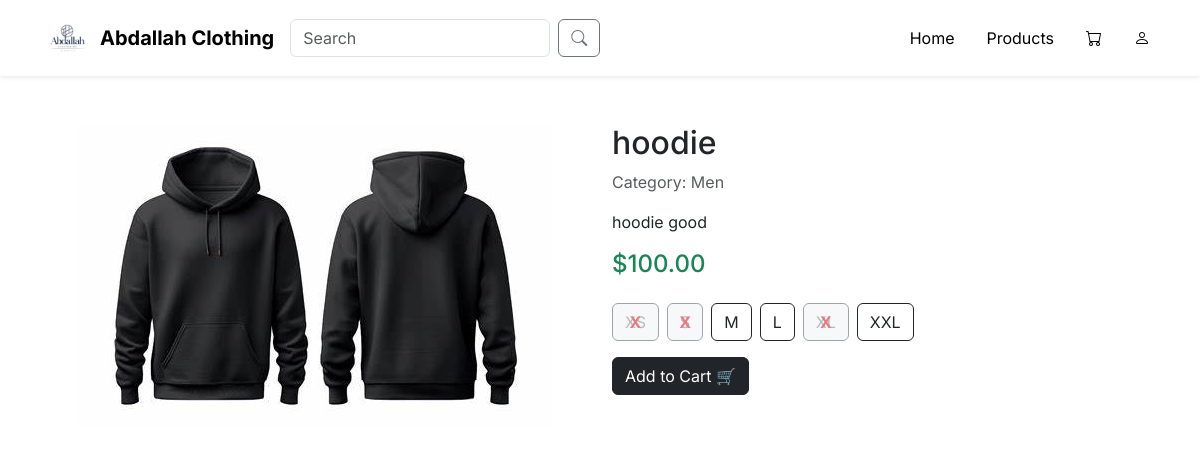
The page /product.php?id=4 on the database its author committed.
### tables this page shows
CREATE TABLE `products` (
  `id` int(11) NOT NULL,
  `name` varchar(100) NOT NULL,
  `price` float NOT NULL,
  `discount` float NOT NULL DEFAULT 0,
  `description` text DEFAULT NULL,
  `image` varchar(255) DEFAULT NULL,
  `category_id` int(11) DEFAULT NULL,
  `stock_xs` int(11) NOT NULL DEFAULT 0,
  `stock_s` int(11) NOT NULL DEFAULT 0,
  `stock_m` int(11) NOT NULL DEFAULT 0,
  `stock_l` int(11) NOT NULL DEFAULT 0,
  `stock_xl` int(11) NOT NULL DEFAULT 0,
  `stock_xxl` int(11) NOT NULL DEFAULT 0
);

CREATE TABLE `categories` (
  `id` int(11) NOT NULL,
  `name` varchar(50) NOT NULL
);

### product.php (the view, shortened to what this page needs)
<?php
include 'db.php';
$id = (int) $_GET['id'];
$stmt = mysqli_prepare($conn, "SELECT products.*, categories.name AS catname FROM products JOIN categories ON products.category_id = categories.id WHERE products.id = ?");
mysqli_stmt_bind_param($stmt, 'i', $id);
mysqli_stmt_execute($stmt);
$result = mysqli_stmt_get_result($stmt);
$product = mysqli_fetch_assoc($result);
$sizes = ['XS','S','M','L','XL','XXL'];
$stock_stmt = mysqli_prepare($conn, "SELECT size, quantity FROM product_sizes WHERE product_id = ?");
mysqli_stmt_bind_param($stock_stmt, 'i', $id);
mysqli_stmt_execute($stock_stmt);
$stock_res = mysqli_stmt_get_result($stock_stmt);
$stock_data = [];
while ($row = mysqli_fetch_assoc($stock_res)) {
    $stock_data[$row['size']] = $row['quantity'];
}
?>
<!DOCTYPE html>
<html>
<?php include 'head.php'; ?>
<?php include 'navbar.php'; ?>
<body>
<div class="container py-5">
  <div class="row">
    <div class="col-md-6 text-center">
      <img src="uploads/<?php echo htmlspecialchars($product['image'], ENT_QUOTES, 'UTF-8'); ?>" alt="<?php echo htmlspecialchars($product['name'], ENT_QUOTES, 'UTF-8'); ?>" class="img-fluid product-detail-img">
    </div>
    <div class="col-md-6">
      <h2><?php echo htmlspecialchars($product['name'], ENT_QUOTES, 'UTF-8'); ?></h2>
      <p class="text-muted">Category: <?php echo htmlspecialchars($product['catname'], ENT_QUOTES, 'UTF-8'); ?></p>
      <p><?php echo htmlspecialchars($product['description'], ENT_QUOTES, 'UTF-8'); ?></p>
<?php
      $price = $product['price'];
      $displayPrice = "$" . number_format($price, 2);
?>
      <p class="h4 text-success mb-4"><?php echo $displayPrice; ?></p>
      <form action="add_to_cart.php" method="POST">
        <div class="mb-3 d-flex flex-wrap gap-2">
<?php
foreach ($sizes as $sz) {
    $qty = $stock_data[$sz] ?? 0;
    $disabled = $qty == 0 ? 'disabled' : '';
    $class = $qty == 0 ? 'btn-outline-secondary' : 'btn-outline-dark';
    echo "          <button type='button' class='btn $class size-btn' data-product='$id' data-size='$sz' $disabled>$sz</button>\n";
}
?>
        </div>
        <button type="submit" class="btn btn-dark">Add to Cart 🛒</button>
      </form>
    </div>
  </div>
</div>
</body>
</html>

### assets/css/style.css (style rules this page uses)
:root { --primary-color: #f26b3a; --secondary-color: #005662; --light-color: #ffffff; }
body { font-family: 'Inter', sans-serif; background-color: #ffffff; min-height: 100vh; display: flex; flex-direction: column; }
.product-detail-img { max-height: 400px; object-fit: cover; }
.size-btn[disabled] { position: relative; background-color: #f4f5f7; color: #969696; box-shadow: none; }
.size-btn[disabled]::after { content: "X"; position: absolute; top: 50%; left: 50%; transform: translate(-50%, -50%); font-weight: bold; color: #dc3545; pointer-events: none; }

### rows shown on the page
products: image+name (picture), name "hoodie", category.name "Men", description "hoodie good", price "$100.00"

### other values the page prints
$sz "XS"
$sz "S"
$sz "M"
$sz "L"
$sz "XL"
$sz "XXL"
